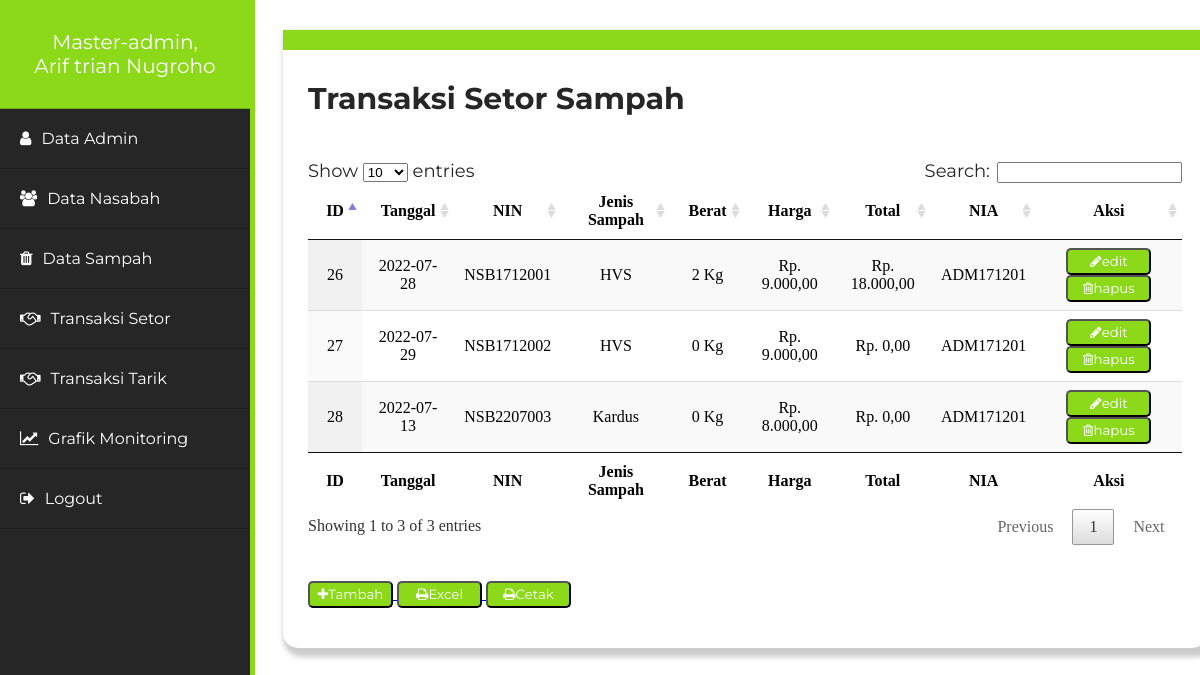
Page /page/admin.php?page=data-setor (signed in) on the committed database.
### tables this page shows
CREATE TABLE `setor` (
  `id_setor` int(5) NOT NULL,
  `tanggal_setor` date NOT NULL,
  `nin` varchar(10) NOT NULL,
  `jenis_sampah` varchar(15) NOT NULL,
  `berat` int(4) NOT NULL,
  `harga` int(6) NOT NULL,
  `total` int(8) NOT NULL,
  `nia` varchar(9) NOT NULL
);

### system/function/view-setor.php (the view, shortened to what this page needs)
<!DOCTYPE html>
<html lang="en">
<head>
	<link rel="stylesheet" type="text/css" href="../datatables/css/jquery.dataTables.css">
</head>
<body>
	<h2 style="font-size: 30px; color: #262626;">Transaksi Setor Sampah</h2>
	<br>
	<table id="example" class="display" cellspacing="0" width="100%" border="0" >
        <thead>
        <tr>
            <th>ID</th>
            <th>Tanggal</th>
            <th>NIN</th>
            <th>Jenis Sampah</th>
            <th>Berat</th>
            <th>Harga</th>
            <th>Total</th>
            <th>NIA</th>
            <th>Aksi</th>
        </tr>
        </thead>
        <tfoot>
        <tr>
            <th>ID</th>
            <th>Tanggal</th>
            <th>NIN</th>
            <th>Jenis Sampah</th>
            <th>Berat</th>
            <th>Harga</th>
            <th>Total</th>
            <th>NIA</th>
            <th>Aksi</th>
        </tr>
        </tfoot>
        <tbody>
        <?php
            $query = mysqli_query($conn, "SELECT * FROM setor ORDER BY id_setor ASC");
            while($row = mysqli_fetch_assoc($query)){
        ?>
        <tr align="center">
            <td><?php echo $row['id_setor'] ?></td>
            <td><?php echo $row['tanggal_setor'] ?></td>
            <td><?php echo $row['nin'] ?></td>
            <td><?php echo $row['jenis_sampah'] ?></td>
            <td><?php echo number_format($row['berat'])." Kg"  ?></td>
            <td><?php echo "Rp. ".number_format($row['harga'], 2, ",", ".")  ?></td>
            <td><?php echo "Rp. ".number_format($row['total'], 2, ",", ".")  ?></td>
            <td><?php echo $row['nia'] ?></td>
            <td>
                <a href="admin.php?page=edit-setor&id=<?php echo $row['id_setor']; ?>">
                <button><i class="fa fa-pencil"></i>edit</button>
                </a>
                <a onclick="return confirm('Anda yakin ingin menghapus data ini?')" href="../system/function/delete-setor.php?id=<?php echo $row['id_setor']; ?>">
                <button><i class="fa fa-trash-o"></i>hapus</button>
                </a>
            </td>
        </tr>
        <?php } ?>
        </tbody>
    </table>
    <br>
    <br>
    <a href="admin.php?page=tambah-data-setor">
    <button><i class="fa fa-plus" aria-hidden="true"></i>Tambah</button>
    </a>
    <a target="_blank" href="../system/function/excel-setor.php">
    <button><i class="fa fa-print" aria-hidden="true"></i>Excel</button>
    </a>
    <a target="_blank" href="../system/function/print-setor.php">
    <button><i class="fa fa-print" aria-hidden="true"></i>Cetak</button>
    </a>
</body>
</html>

### page/admin.php (shortened to what this page needs)
<?php
if (empty($_SESSION['user']) && empty($_SESSION['pass'])) {
    header('location:login.php');
} else {
include_once("../system/config/koneksi.php");
?>
<!DOCTYPE html>
<html>
	<head>
		<link rel="stylesheet" href="../asset/internal/css/style_2.css">
		<link href="https://maxcdn.bootstrapcdn.com/font-awesome/4.7.0/css/font-awesome.min.css" rel="stylesheet">
	</head>
	<body>
		<?php
	        $cek = mysqli_query($conn, "SELECT * FROM admin WHERE nia='".$_SESSION['nia']."'");
	        $row = mysqli_fetch_array($cek);
      	?>
		<div class="sidebar">
			<ul>
				<li>
					<a href="admin.php?page=data-admin" style="text-align: center; padding: 30px 0 30px 0; font-size: 20px;"><?php echo $_SESSION["level"]; ?>, <br> <?php echo $row['nama'] ?></a>
				</li>
						<?php
							$level = $_SESSION['level'] == 'Admin';
							if($level){
								}else{
						?>
				<li>
					<a href="admin.php?page=data-admin-full"><span class="fa fa-user" aria-hidden="true"></span>Data Admin</a>
				</li>
						<?php } ?>
				<li>
					<a href="admin.php?page=data-nasabah-full"><span class="fa fa-users" aria-hidden="true"></span>Data Nasabah</a>
				</li>
				<li>
					<a href="admin.php?page=data-sampah"><span class="fa fa-trash" aria-hidden="true"></span>Data Sampah</a>
				</li>
				<li>
					<a href="admin.php?page=data-setor"><span class="fa fa-handshake-o" aria-hidden="true"></span>Transaksi Setor</a>
				</li>
				<li>
					<a href="admin.php?page=data-tarik"><span class="fa fa-handshake-o" aria-hidden="true"></span>Transaksi Tarik</a>
				</li>
				<li>
					<a href="admin.php?page=data-report"><span class="fa fa-line-chart" aria-hidden="true"></span>Grafik Monitoring</a>
				</li>
				<li>
					<a href="logout.php"><span class="fa fa-sign-out" aria-hidden="true"></span>Logout</a>
				</li>
			</ul>
		</div>
		<div class="box-1">
			<section>
				<?php
					if(isset($_GET['page'])){
						$page = $_GET['page'];
					switch ($page) {
						case 'data-setor':
							include "../system/function/view-setor.php";
							break;
					}
				}else{
					include "../system/function/view-admin.php";
				}
				 ?>
			</section>
		</div>
	</body>
</html>
<?php } ?>

### internal/css/style_2.css (style rules this page uses)
div.box-1 { margin: 30px 0 20px 275px; background: #fff; width: 78%; box-sizing: border-box; padding: 5px 25px 5px 25px; padding-bottom: 40px; box-shadow: 4px 5px 5px 4px #ccc; border-radius: 0 0 15px 15px; border-top:20px solid #8cd91a; }
h2 { font-family: Montserrat; color: #fff; }
.sidebar { position: fixed; top: 0; left: 0; background-color: #262626; width: 250px; height: 100%; border-right: 5px solid #8cd91a; }
ul { font-family: Montserrat; margin:0; padding: 0 0; }
ul li a { list-style: none; }
ul li a { padding: 20px 20px; color: #fff; display: block; text-decoration: none; border-bottom: 1px solid rgba(0,0,0,.2); }
.sidebar span { margin-right: 10px; color: #fff; }
ul li { -webkit-transition:all 0.3s; -o-transition: all 0.3s; transition: all 0.3s; }

### page/admin.php (style rules this page uses)
button { height: 27px; width: 85px; background: #8cd91a; border-radius: 5px; color: #fff; font-family: Montserrat; }

### rows in the picture
setor: id_setor "26", tanggal_setor "2022-07-28", nin "NSB1712001", jenis_sampah "HVS", berat "2", harga "9.000,00", total "18.000,00", nia "ADM171201"
setor: id_setor "27", tanggal_setor "2022-07-29", nin "NSB1712002", jenis_sampah "HVS", berat "0", harga "9.000,00", total "0,00", nia "ADM171201"
setor: id_setor "28", tanggal_setor "2022-07-13", nin "NSB2207003", jenis_sampah "Kardus", berat "0", harga "8.000,00", total "0,00", nia "ADM171201"

### other values in the picture
$_SESSION["level"] "Master-admin"
$row['nama'] "Arif trian Nugroho"
